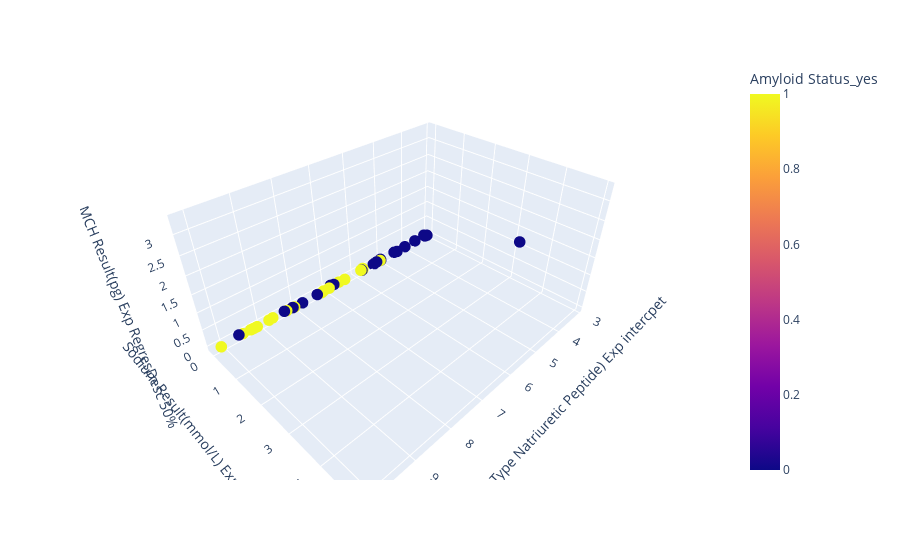

The cell this chart's notebook holds for it:
### Code cell
fig = px.scatter_3d(dataTable, x=listX[0], y=listX[1], z=listX[2],
              color= y_column_Classification)
fig.update_traces(marker_size = 4)
fig.show()

### Figure 1 — Plotly figure (JSON) as saved in the notebook; plotly's stock layout.template omitted (floating-point values rounded to 4 significant figures)
{"data": [{"hovertemplate": "NT Pro BNP (B-Type Natriuretic Peptide) Exp intercpet=%{x}<br>Sodium Result(mmol/L) Exp RegresDesc min=%{y}<br>MCH Result(pg) Exp RegresDesc 50%=%{z}<br>Amyloid Status_yes=%{marker.color}<extra></extra>", "legendgroup": "", "marker": {"color": [1, 1, 1, 1, 1, 1, 1, 1, 1, 1, 1, 1, 1, 1, 1, 1, 1, 1, 1, 1, 1, 0, 0, 0, 0, 0, 0, 0, 0, 0, 0, 0, 0, 0, 0, 0, 0, 0, 0, 0, 0, 0, 0, 0], "coloraxis": "coloraxis", "size": 4, "symbol": "circle"}, "mode": "markers", "name": "", "scene": "scene", "showlegend": false, "type": "scatter3d", "x": [6.417, 8.108, 5.823, 9.141, 5.118, 8.688, 5.737, 5.753, 9.137, 9.253, 8.799, 8.292, 10.09, 7.142, 8.067, 7.208, 9.513, 9.31, 9.234, 6.619, 6.955, 6.203, 8.342, 4.431, 3.219, 5.793, 4.078, 5.088, 3.135, 7.809, 4.522, 6.852, 8.113, 9.602, 5.088, 3.638, 5.342, 5.226, 5.318, 7.341, 3.219, 8.119, 6.766, 5.79], "y": [-0.01809, -0.02136, -0.02994, -0.03653, -0.005993, -0.04237, -0.05181, -0.02828, -0.02136, -0.02756, -0.0382, -0.01976, -0.005212, -0.0203, -0.001645, 0, -0.03744, -0.03293, -0.01202, -0.02372, -0.01411, 4.984, -0.04829, -0.0172, -0.02332, -0.03887, -0.03963, -0.01244, -0.01599, -0.0258, -0.04374, -0.08572, -0.006614, -0.06894, -0.0221, -0.04909, -0.04616, -0.0343, -0.02012, -0.0231, -0.06444, -0.02278, -0.05445, -0.02875], "z": [0.006723, 0.003194, 0.008462, -0.008065, 0.009344, -0.0007271, 0.01468, 0.001537, 0.004366, 0.00517, -0.006619, 0.009791, -0.0004012, 0.0003705, 0.0054, -0.003994, 0.008896, 0.005151, 0.01653, 0.01662, -7.778e-05, 3.329, 0.000383, -0.002933, 0.005074, -0.002108, -0.008337, 0.00041, -0.002417, -0.01968, -0.003164, -0.0001651, 0.009885, 0.007108, 0.02763, -0.0009607, -0.03319, -0.0022, -0.0003045, -0.008084, 0.01489, 0.003871, -0.0003435, -0.007102]}], "layout": {"autosize": true, "coloraxis": {"colorbar": {"title": {"text": "Amyloid Status_yes"}}, "colorscale": [[0, "#0d0887"], [0.1111, "#46039f"], [0.2222, "#7201a8"], [0.3333, "#9c179e"], [0.4444, "#bd3786"], [0.5556, "#d8576b"], [0.6667, "#ed7953"], [0.7778, "#fb9f3a"], [0.8889, "#fdca26"], [1, "#f0f921"]]}, "legend": {"tracegroupgap": 0}, "margin": {"t": 60}, "scene": {"aspectmode": "auto", "aspectratio": {"x": 1.416, "y": 1.032, "z": 0.6843}, "domain": {"x": [0, 1], "y": [0, 1]}, "xaxis": {"title": {"text": "NT Pro BNP (B-Type Natriuretic Peptide) Exp intercpet"}, "type": "linear"}, "yaxis": {"title": {"text": "Sodium Result(mmol/L) Exp RegresDesc min"}, "type": "linear"}, "zaxis": {"title": {"text": "MCH Result(pg) Exp RegresDesc 50%"}, "type": "linear"}}}}
